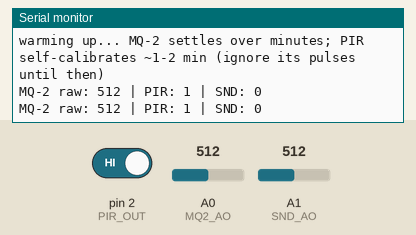
Simulated run of this sketch. Board: Arduino Uno, built with avr-gcc and run on an emulated ATmega328P. Parts: the last lines printed to the serial monitor. The inputs (shaded band) are chosen by the test bench; at power-on: A0 (MQ2_AO) = 512, A1 (SND_AO) = 512, pin 2 (PIR_OUT) HIGH.

Above: at 1.3 s.
1.4 s: A0 (MQ2_AO) set to 470
At 1.87 s:
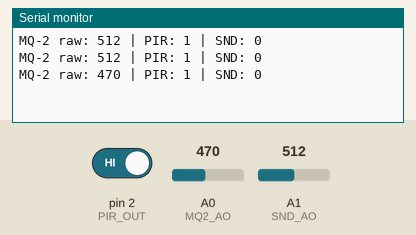
2.9 s: A1 (SND_AO) set to 470
At 3.31 s:
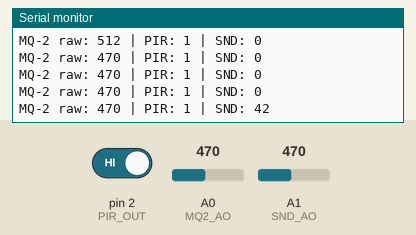
5.9 s: pin 2 (PIR_OUT) driven LOW
At 6.67 s:
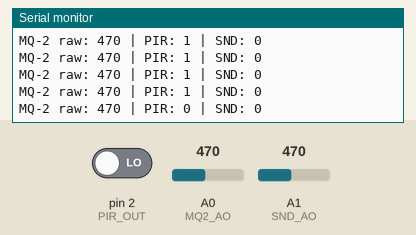
7.4 s: A0 (MQ2_AO) set to 490
At 7.63 s:
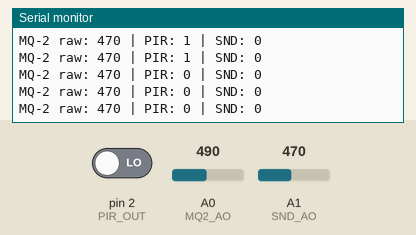
8.9 s: A1 (SND_AO) set to 490
At 9.07 s:
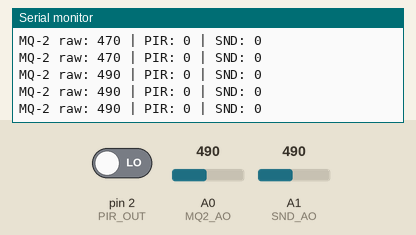
10.4 s: pin 2 (PIR_OUT) driven HIGH
At 10.99 s:
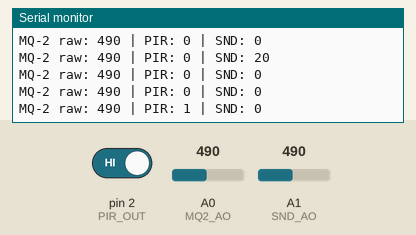
Timing chart, 0 to 12.9 s (numbered marks = the images above; inputs shaded):
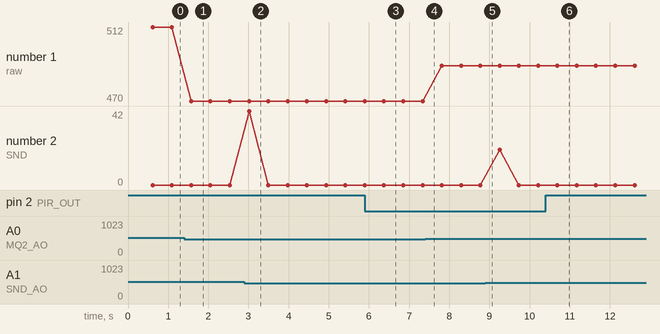

The sketch:

saathi_sensors.ino
```cpp
/*
  SAATHI — node MCU sketch (MQ-2 gas + PIR motion + KY-037 sound)
  Owner: Divya (M2, Hardware). Area: node/** (build against the frozen contract).

  ─────────────────────────────────────────────────────────────────────────────
  HARDWARE-EVIDENCE RULE — every value below came from a label read, a command
  run, or a cited doc. Nothing here is from memory or a guess.

  BOARD  : Arduino Uno R3 — 5 V logic, 10-bit ADC (raw 0..1023).
           Confirmed by Divya off the board's printed name (2026-07-13);
           also enumerates as "Arduino Uno (COM7)" in Windows Device Manager.

  SENSOR : MQ-2 gas module — operating voltage +5 V; analog out (AO) swings 0..5 V
           with gas concentration. Cited: components101.com/sensors/mq2-gas-sensor
           (Divya's own module is the Amazon MQ-2 she linked; the retail page is
           bot-walled to tools, so a fetchable spec sheet is cited instead).

  SENSOR : PIR motion module — the board's own underside marking is "HW-416A"
           (transcribed by Divya, 2026-07-13); ordered/sold as HC-SR501. The
           HW-416 family is the same module format: pin order 5V-in / Output /
           Ground, "designed to run on 5V, internal electronics runs at 3V"
           (bdavison.napier.ac.uk/iot/Tutorials/Particle/components/pir).
           HC-SR501 spec (components101.com/sensors/hc-sr501-pir-sensor):
           input +5 V (range 4.5–12 V), output HIGH 3.3 V / LOW 0 V, H/L
           trigger jumper, allow ~1–2 min self-calibration after power-up.

  SENSOR : KY-037 sound module — 4-pin electret-mic + LM393 comparator board
           (Divya's photo 2026-07-16: 4-pin header, mic, one trim pot; silkscreen
           looks like "HW-484 V0.2" — Divya reads the labels off the unit before
           power-on). Official kit doc (sensorkit.joy-it.net/en/sensors/ky-037):
           on Arduino it connects to +5 V; AO is the "direct measured value of
           the sensor unit"; the trim pot ONLY sets the DO comparator threshold —
           it does NOT affect AO, so no knob tuning here and DO stays unused.
           Same doc: AO is INVERTED (louder → lower voltage) — irrelevant to us,
           we measure peak-to-peak SWING, which grows with loudness either way.

  VERIFIED WIRING CARD (only from the above evidence — confirm before power-on):
    MQ-2 pin   Arduino pin   Voltage / note                         Verified?
    VCC    ->  5V (+ rail)   5 V heater spec; safe on the 5 V board  [x]
    GND    ->  GND (− rail)  common ground                          [x]
    AO     ->  A0            0..5 V analog into a 0..5 V ADC — safe  [x]  (Divya, off the board)
    DO     ->  (unused)      the module's on-board comparator; we read raw AO, not DO

    PIR pin (label) wire     Arduino pin   Voltage / note           Verified?
    VCC        ->   white -> 5V (+ rail)   5 V is in-spec (4.5–12)  [x]  (Divya read VCC|OUT|GND off the module underside, 2026-07-13)
    OUT        ->   brown -> D2            module drives 3.3 V HIGH;
                                           Uno reads HIGH from 3.0 V
                                           (V_IH min = 0.6·VCC,
                                           ATmega328P datasheet §DC
                                           characteristics) — safe    [x]  (Divya recounted the header hole: D2, 2026-07-13)
    GND        ->   black -> GND (− rail)  common ground             [x]

    KY-037 pin  Arduino pin   Voltage / note                         Verified?
    +       ->  5V (+ rail)   5 V per the joy-it Arduino hookup       [ ] Divya reads the label
    G       ->  GND (− rail)  common ground                           [ ] Divya reads the label
    AO      ->  A1            mic level around a DC bias, ≤5 V into
                              a 0..5 V ADC — safe on this 5 V board   [ ] Divya reads the label
    DO      ->  (unused)      comparator out; we read AO (pot only
                              moves the DO threshold, never AO)
    ⚠ WIRE BY LABEL, NOT POSITION — variants of this module shuffle the pin
      order. If the four labels aren't AO / G / + / DO, stop and re-check.
    Sound-only bench (MQ-2 + PIR unplugged): park A0→GND and D2→GND with two
    jumpers, else both inputs float and invent garbage gas/motion readings.

  WHY THIS IS SAFE HERE: a 5 V AO into a 5 V board's ADC is within range, and the
  PIR's 3.3 V OUT is an in-range logic HIGH for a 5 V input pin.
  ⚠ It would NOT be safe on a 3.3 V board (e.g. Arduino UNO Q): a ~5 V AO exceeds
    a ~3.6 V ADC limit and needs a voltage divider FIRST — that applies to BOTH
    analog outs, the MQ-2's AND the KY-037's. (The PIR OUT at 3.3 V would be fine
    there.) If the board is ever swapped to a 3.3 V part → STOP and add the
    dividers before wiring any AO.

  ─────────────────────────────────────────────────────────────────────────────
  SERIAL OUTPUT CONTRACT — this MUST stay line-for-line compatible with the
  publisher's --serial parser, node/linux/publisher.py:
        RAW_RE = re.compile(r"MQ-2 raw:\s*(\d+)")     # matched with .search()
        PIR_RE = re.compile(r"PIR:\s*([01])")         # matched with .search()
        SND_RE = re.compile(r"SND:\s*(\d+)")          # matched with .search()
  So every data line is exactly:   MQ-2 raw: <n> | PIR: <p> | SND: <s>
  (<n> = integer 0..1023, <p> = 0 or 1, <s> = mic peak-to-peak 0..1023 over the
  ~480 ms listen window) at 9600 baud — one line = one atomic snapshot of all
  three sensors. Because the regexes use .search(), an OLDER publisher still
  parses gas/PIR from this line, and older sketch lines (gas-only, gas+PIR)
  still feed THIS parser — missing fields just stay at their placeholders.
  Do NOT change the tokens, the colons, or the baud without also changing
  publisher.py. The one-time banner below deliberately avoids the tokens
  "MQ-2 raw:", "PIR:" and "SND:" so the parser never mistakes it for a reading.

  SAFE TESTING: no open flame indoors. Trigger with butane from an UNLIT lighter
  held near the sensor, or an alcohol/marker whiff. Let it warm up first — the raw
  value starts high, settles to a clean-air baseline (~95 on this rig), then climbs
  on gas and falls as it clears.
*/

const int MQ2_AO = A0;    // CONFIRMED off the board by Divya (2026-07-13): MQ-2 AO -> A0
const int PIR_OUT = 2;    // CONFIRMED off the board by Divya (2026-07-13): PIR OUT (brown) -> D2
const int SND_AO = A1;    // KY-037 AO -> A1 (A0 stays the MQ-2's) — Divya confirms the label at wiring time

void setup() {
  Serial.begin(9600);     // MUST be 9600 — matches publisher.py --serial (default --baud 9600)
  pinMode(PIR_OUT, INPUT);  // module actively drives OUT high/low — no pull-up wanted
  // One-time banner. NOTE: no "MQ-2 raw:"/"PIR:" tokens here, so publisher.py skips it.
  Serial.println(F("SAATHI node up: MQ-2 gas on A0 + PIR motion on D2 + KY-037 sound on A1, Uno R3, 9600 baud"));
  Serial.println(F("warming up... MQ-2 settles over minutes; PIR self-calibrates ~1-2 min (ignore its pulses until then)"));
}

void loop() {
  // A clap is a burst only a few ms long — a single analogRead per line would
  // miss almost every one. So the mic is sampled for the WHOLE ~480 ms window
  // (this replaces the old delay(500) as the loop's pacing) and loudness is
  // reported as the peak-to-peak swing (max−min) around the module's DC bias.
  analogRead(SND_AO);             // discard one read after switching ADC channel
  int mn = 1023, mx = 0;
  unsigned long t0 = millis();
  while (millis() - t0 < 480) {
    int s = analogRead(SND_AO);
    if (s < mn) mn = s;
    if (s > mx) mx = s;
  }
  analogRead(MQ2_AO);             // discard one read after switching ADC channel
  int raw = analogRead(MQ2_AO);   // 0..1023 (10-bit, 5 V reference)
  int pir = digitalRead(PIR_OUT); // 1 = module holds OUT high (motion), 0 = idle
  Serial.print(F("MQ-2 raw: "));  // exact token publisher.py RAW_RE looks for
  Serial.print(raw);              // integer only — no decimals, no sign
  Serial.print(F(" | PIR: "));    // exact token publisher.py PIR_RE looks for
  Serial.print(pir);              // 0 or 1 only
  Serial.print(F(" | SND: "));    // exact token publisher.py SND_RE looks for
  Serial.println(mx - mn);        // mic peak-to-peak over the window, 0..1023
  // no delay() here — the 480 ms listen window paces the ~2 lines/second cadence
}
```

Measured:
- after the input at 1.4 s, the serial monitor: prints a new line after 0.17 s (image 1)
- after the input at 2.9 s, the serial monitor: prints a new line after 0.11 s (image 2)
- after the input at 5.9 s, the serial monitor: prints a new line after 0.47 s (image 3)
- after the input at 10.4 s, the serial monitor: prints a new line after 0.29 s (image 6)
- plotted number 1: 512 → 470 after the input at 1.4 s, 470 → 490 after the input at 7.4 s
